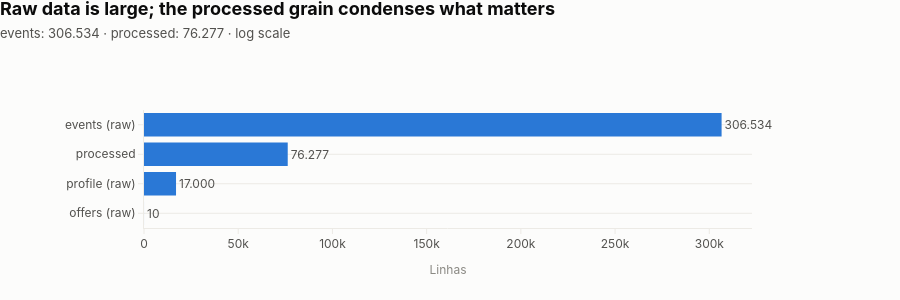
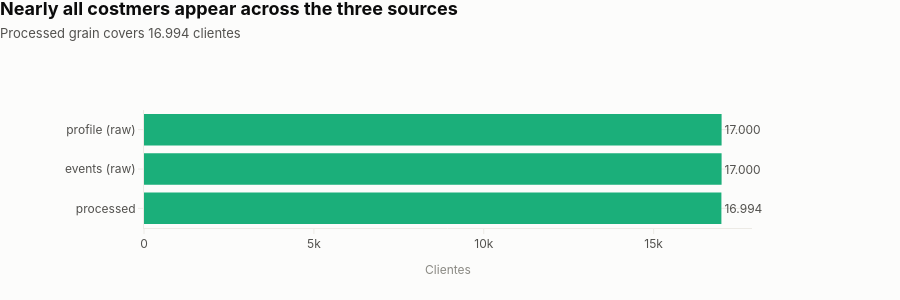
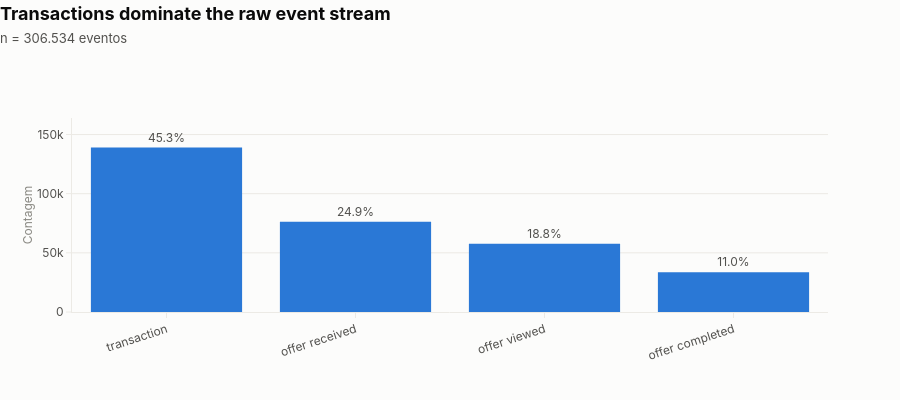

The notebook cell these images were saved under, in order:
### Markdown cell above
## 2. Data overview

Source: raw and processed. Measures source and analytical-grain volume before interpreting any rate.

### Code cell
from pyspark.sql import functions as F

from src import viz
from src.viz import (
    format_pt_br,
    horizontal_bars,
    setup_theme,
    vertical_share_bars,
)

# SPARK REDUCE
n_linhas = processed.count()
n_clientes = processed.select("account_id").distinct().count()
n_ofertas_processed = processed.select("offer_id").distinct().count()
n_events = events.count()

eventos_por_tipo = (
    events.groupBy("event")
    .agg(F.count("*").alias("eventos"), F.min("time").alias("primeiro_dia"))
    .toPandas()
    .sort_values("eventos", ascending=False)
    .reset_index(drop=True)
)

volumetria = pd.DataFrame([
    {
        "fonte": "events (raw)",
        "linhas": n_events,
        "clientes": events.select("account_id").distinct().count(),
        "ofertas": pd.NA,
        "grao": "4 event types",
    },
    {
        "fonte": "profile (raw)",
        "linhas": profile.count(),
        "clientes": profile.select("account_id").distinct().count(),
        "ofertas": pd.NA,
        "grao": "1 linha por cliente",
    },
    {
        "fonte": "offers (raw)",
        "linhas": offers.count(),
        "clientes": pd.NA,
        "ofertas": offers.select("id").distinct().count(),
        "grao": "offer catalog",
    },
    {
        "fonte": "processed",
        "linhas": n_linhas,
        "clientes": n_clientes,
        "ofertas": n_ofertas_processed,
        "grao": "(account_id, offer_id, received_time)",
    },
])

# PANDAS ANALYSIS
eventos_por_tipo["fracao"] = eventos_por_tipo["eventos"] / eventos_por_tipo["eventos"].sum()

display(volumetria)
display(eventos_por_tipo)

ratio = n_linhas / n_events
print(
    f"The processed grain condenses {format_pt_br(n_events)} raw events into "
    f"{format_pt_br(n_linhas)} receipts ({ratio:.1%} of event volume), "
    f"covering {format_pt_br(n_clientes)} costmers and the {n_ofertas_processed} catalog offers."
)

setup_theme()

horizontal_bars(
    volumetria,
    category="fonte",
    value="linhas",
    title="Raw data is large; the processed grain condenses what matters",
    subtitle=f"events: {format_pt_br(n_events)} · processed: {format_pt_br(n_linhas)} · log scale",
    xlabel="Linhas",
    log_scale=False,
).show()

horizontal_bars(
    volumetria.dropna(subset=["clientes"]),
    category="fonte",
    value="clientes",
    title="Nearly all costmers appear across the three sources",
    subtitle=f"Processed grain covers {format_pt_br(n_clientes)} clientes",
    xlabel="Clientes",
    color=viz.palette()[1],
).show()

vertical_share_bars(
    eventos_por_tipo,
    category="event",
    value="eventos",
    share="fracao",
    title="Transactions dominate the raw event stream",
    subtitle=f"n = {format_pt_br(n_events)} eventos",
).show()

### Figure 1 — Plotly figure (JSON) as saved in the notebook; plotly's stock layout.template omitted (floating-point values rounded to 4 significant figures)
{"data": [{"cliponaxis": false, "hovertemplate": "%{y}<br>%{x:,.0f}<extra></extra>", "marker": {"color": "#2a78d6", "line": {"width": 0}}, "orientation": "h", "text": ["10", "17.000", "76.277", "306.534"], "textfont": {"color": "#52514e", "size": 12}, "textposition": "outside", "type": "bar", "x": [10, 17000, 76277, 306534], "y": ["offers (raw)", "profile (raw)", "processed", "events (raw)"]}], "layout": {"height": 300, "margin": {"b": 72, "l": 144, "r": 148, "t": 110}, "showlegend": false, "title": {"text": "<b>Raw data is large; the processed grain condenses what matters</b><br><span style='font-size:13px;color:#52514e'>events: 306.534 · processed: 76.277 · log scale</span>"}, "xaxis": {"automargin": true, "title": {"text": "Linhas"}}, "yaxis": {"automargin": true, "title": {"text": ""}}}}

### Figure 2 — Plotly figure (JSON) as saved in the notebook; plotly's stock layout.template omitted (floating-point values rounded to 4 significant figures)
{"data": [{"cliponaxis": false, "hovertemplate": "%{y}<br>%{x:,.0f}<extra></extra>", "marker": {"color": "#1baf7a", "line": {"width": 0}}, "orientation": "h", "text": ["16.994", "17.000", "17.000"], "textfont": {"color": "#52514e", "size": 12}, "textposition": "outside", "type": "bar", "x": [16994, 17000, 17000], "y": ["processed", "events (raw)", "profile (raw)"]}], "layout": {"height": 300, "margin": {"b": 72, "l": 144, "r": 148, "t": 110}, "showlegend": false, "title": {"text": "<b>Nearly all costmers appear across the three sources</b><br><span style='font-size:13px;color:#52514e'>Processed grain covers 16.994 clientes</span>"}, "xaxis": {"automargin": true, "title": {"text": "Clientes"}}, "yaxis": {"automargin": true, "title": {"text": ""}}}}

### Figure 3 — Plotly figure (JSON) as saved in the notebook; plotly's stock layout.template omitted (floating-point values rounded to 4 significant figures)
{"data": [{"cliponaxis": false, "hovertemplate": "%{x}<br>%{y:,.0f}<br>%{text}<extra></extra>", "marker": {"color": "#2a78d6"}, "text": ["45.3%", "24.9%", "18.8%", "11.0%"], "textfont": {"color": "#52514e", "size": 12}, "textposition": "outside", "type": "bar", "x": ["transaction", "offer received", "offer viewed", "offer completed"], "y": [138953, 76277, 57725, 33579]}], "layout": {"height": 400, "margin": {"b": 88, "l": 72, "r": 72, "t": 118}, "showlegend": false, "title": {"text": "<b>Transactions dominate the raw event stream</b><br><span style='font-size:13px;color:#52514e'>n = 306.534 eventos</span>"}, "xaxis": {"automargin": true, "tickangle": -18, "title": {"text": ""}}, "yaxis": {"automargin": true, "range": [0, 164000.0], "title": {"text": "Contagem"}}}}
